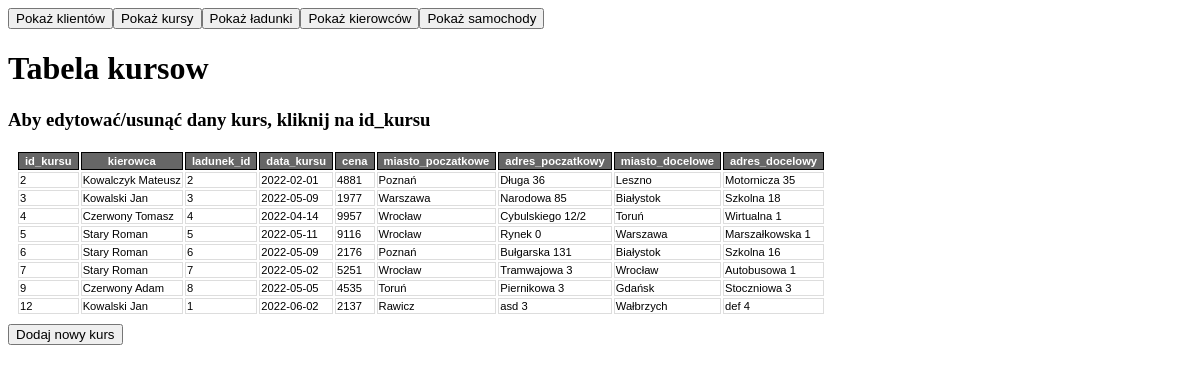
The page /projektBD/index.php on the database its author committed.
### tables this page shows
CREATE TABLE `kurs` (
  `id_kursu` int(10) UNSIGNED NOT NULL,
  `kierowca_id` int(10) UNSIGNED DEFAULT NULL,
  `ladunek_id` int(10) UNSIGNED DEFAULT NULL,
  `data_kursu` date NOT NULL,
  `cena` int(10) UNSIGNED DEFAULT NULL,
  `miasto_poczatkowe` varchar(50) NOT NULL,
  `adres_poczatkowy` varchar(50) NOT NULL,
  `miasto_docelowe` varchar(50) NOT NULL,
  `adres_docelowy` varchar(50) NOT NULL
);

CREATE TABLE `kierowca` (
  `id_kierowcy` int(10) UNSIGNED NOT NULL,
  `nr_identyfikacyjny` varchar(50) NOT NULL,
  `samochod_id` int(10) UNSIGNED DEFAULT NULL,
  `imie` varchar(50) NOT NULL,
  `nazwisko` varchar(50) NOT NULL,
  `telefon` varchar(25) DEFAULT NULL
);

### projektBD/kurs_tabela.php (the view, shortened to what this page needs)
<?php
$conn = OpenCon();
$result = $conn->query("SELECT kurs.*, kierowca.imie, kierowca.nazwisko FROM kurs LEFT JOIN kierowca ON kurs.kierowca_id=kierowca.id_kierowcy");
echo "<h1> Tabela kursow </h1>
<h3> Aby edytować/usunąć dany kurs, kliknij na id_kursu</h3>
<table style='border=4px solid black'>
    <tr>
    <th>id_kursu</th>
    <th>kierowca</th>
    <th>ladunek_id</th>
    <th>data_kursu</th>
    <th>cena</th>
    <th>miasto_poczatkowe</th>
    <th>adres_poczatkowy</th>
    <th>miasto_docelowe</th>
    <th>adres_docelowy</th>
    </tr>
    ";
while($row = $result->fetch_row())
    echo "
    <tr>
        <td onclick=\"location='?id=kurs_edytuj&id_kursu=$row[0]'\"'>$row[0]</td>
        <td>$row[10] $row[9]</td>
        <td>$row[2]</td>
        <td>$row[3]</td>
        <td>$row[4]</td>
        <td>$row[5]</td>
        <td>$row[6]</td>
        <td>$row[7]</td>
        <td>$row[8]</td>
    </tr>
    ";
echo "</table>
<button onclick=\"location='?id=kurs_dodaj'\">Dodaj nowy kurs</button>
";
?>

### projektBD/index.php (shortened to what this page needs)
<html>
<head>
</head>
<body>
<?php
echo "<button onclick=\"location='?id=klient_tabela'\">Pokaż klientów</button>";
echo "<button onclick=\"location='?id=kurs_tabela'\">Pokaż kursy</button>";
echo "<button onclick=\"location='?id=ladunek_tabela'\">Pokaż ładunki</button>";
echo "<button onclick=\"location='?id=kierowca_tabela'\">Pokaż kierowców</button>";
echo "<button onclick=\"location='?id=samochod_tabela'\">Pokaż samochody</button>";
if($_GET) {
    if($_GET['id']=='kurs_dodaj')
		  include "kurs_dodaj.php";
    else if($_GET['id']=='kurs_tabela')
      include "kurs_tabela.php";
    else if($_GET['id']=='kurs_edytuj')
      include "kurs_edytuj.php";
    else if($_GET['id']=='klient_tabela')
    include "klient_tabela.php";
    else if($_GET['id']=='klient_dodaj')
      include "klient_dodaj.php";
    else if($_GET['id']=='klient_edytuj')
      include "klient_edytuj.php";
    else if($_GET['id']=='ladunek_tabela')
    include "ladunek_tabela.php";
    else if($_GET['id']=='ladunek_dodaj')
      include "ladunek_dodaj.php";
    else if($_GET['id']=='ladunek_edytuj')
      include "ladunek_edytuj.php";
    else if($_GET['id']=='kierowca_tabela')
      include "kierowca_tabela.php";
    else if($_GET['id']=='kierowca_dodaj')
      include "kierowca_dodaj.php";
    else if($_GET['id']=='kierowca_edytuj')
      include "kierowca_edytuj.php";
    else if($_GET['id']=='samochod_tabela')
      include "samochod_tabela.php";
    else if($_GET['id']=='samochod_dodaj')
      include "samochod_dodaj.php";
    else if($_GET['id']=='samochod_edytuj')
      include "samochod_edytuj.php";
    else
	    include "kurs_tabela.php";
}
else
    include "kurs_tabela.php";
?>
</body>
</html>

### rows shown on the page
kurs: id_kursu "2", kierowca.nazwisko "Kowalczyk", kierowca.imie "Mateusz", ladunek "2", data_kursu "2022-02-01", cena "4881", miasto_poczatkowe "Poznań", adres_poczatkowy "Długa 36", miasto_docelowe "Leszno", adres_docelowy "Motornicza 35"
kurs: id_kursu "3", kierowca.nazwisko "Kowalski", kierowca.imie "Jan", ladunek "3", data_kursu "2022-05-09", cena "1977", miasto_poczatkowe "Warszawa", adres_poczatkowy "Narodowa 85", miasto_docelowe "Białystok", adres_docelowy "Szkolna 18"
kurs: id_kursu "4", kierowca.nazwisko "Czerwony", kierowca.imie "Tomasz", ladunek "4", data_kursu "2022-04-14", cena "9957", miasto_poczatkowe "Wrocław", adres_poczatkowy "Cybulskiego 12/2", miasto_docelowe "Toruń", adres_docelowy "Wirtualna 1"
kurs: id_kursu "5", kierowca.nazwisko "Stary", kierowca.imie "Roman", ladunek "5", data_kursu "2022-05-11", cena "9116", miasto_poczatkowe "Wrocław", adres_poczatkowy "Rynek 0", miasto_docelowe "Warszawa", adres_docelowy "Marszałkowska 1"
kurs: id_kursu "6", kierowca.nazwisko "Stary", kierowca.imie "Roman", ladunek "6", data_kursu "2022-05-09", cena "2176", miasto_poczatkowe "Poznań", adres_poczatkowy "Bułgarska 131", miasto_docelowe "Białystok", adres_docelowy "Szkolna 16"
kurs: id_kursu "7", kierowca.nazwisko "Stary", kierowca.imie "Roman", ladunek "7", data_kursu "2022-05-02", cena "5251", miasto_poczatkowe "Wrocław", adres_poczatkowy "Tramwajowa 3", miasto_docelowe "Wrocław", adres_docelowy "Autobusowa 1"
kurs: id_kursu "9", kierowca.nazwisko "Czerwony", kierowca.imie "Adam", ladunek "8", data_kursu "2022-05-05", cena "4535", miasto_poczatkowe "Toruń", adres_poczatkowy "Piernikowa 3", miasto_docelowe "Gdańsk", adres_docelowy "Stoczniowa 3"
kurs: id_kursu "12", kierowca.nazwisko "Kowalski", kierowca.imie "Jan", ladunek "1", data_kursu "2022-06-02", cena "2137", miasto_poczatkowe "Rawicz", adres_poczatkowy "asd 3", miasto_docelowe "Wałbrzych", adres_docelowy "def 4"
